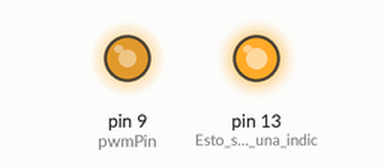
The sketch below on a simulated Arduino Uno, built with avr-gcc and run on an emulated ATmega328P. On the bench: output pins drawn as LEDs (lit = HIGH).

Above: at 0.1 s.
Timing chart, 0 to 1.6 s (numbered marks = the images above):
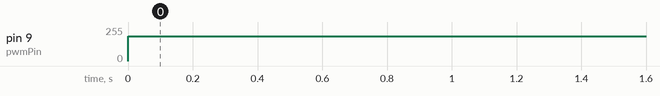

The sketch:

Signal_PWM.ino
```cpp
#include <PWM.h> // Se incluye la librería PWM.h, la cual permite controlar el ancho de pulso de una señal PWM y cambiar la frecuencia de los pines PWM. Esta librería ofrece funciones avanzadas para el control de PWM.
int32_t frequency = 150000; // Se define la frecuencia de la señal PWM en 150 kHz. Esto significa que la señal generada en el pin tendrá esa frecuencia.
const int pwmPin = 9; // Se define el pin del Arduino que se utilizará para generar la señal PWM
//El “Void Setup” es una función que se ejecuta una sola vez al inicio para configurar el entorno.
void setup() {
  InitTimersSafe(); // Inicializa los temporizadores del Arduino de manera segura, asegurándose de que no entren en conflicto con otras funciones de hardware.
  bool success = SetPinFrequencySafe(pwmPin, frequency); //Establece la frecuencia del pin pwmPin a 150 kHz. Esta función devuelve true si la configuración es exitosa. En caso de éxito, se ejecutan las instrucciones dentro del bloque if.
  if (success) {
    pinMode(13, OUTPUT); //Esto sirve como una indicación de que la configuración de PWM ha sido exitosa. (enciende el LED conectado al pin 13, que es el LED integrado en muchas placas Arduino)
    digitalWrite(13, HIGH);
  }
}
//El “Void loop” es una función que se ejecuta continuamente una vez por ciclo de programa.
void loop() {
  pwmWrite(pwmPin,187); //Esta función genera una señal PWM en el pin 9 con un valor de 153 sobre un rango de 0 a 255. El valor de 153 corresponde a un ciclo de trabajo del 60% (aproximadamente), lo que significa que el pin estará en alto el 60% del tiempo y en bajo el 40% del tiempo en cada ciclo de la señal PWM.
}
```

Measured:
- by itself, pin 9 (pwmPin): 0/255 → 187/255 at 0.00 s
